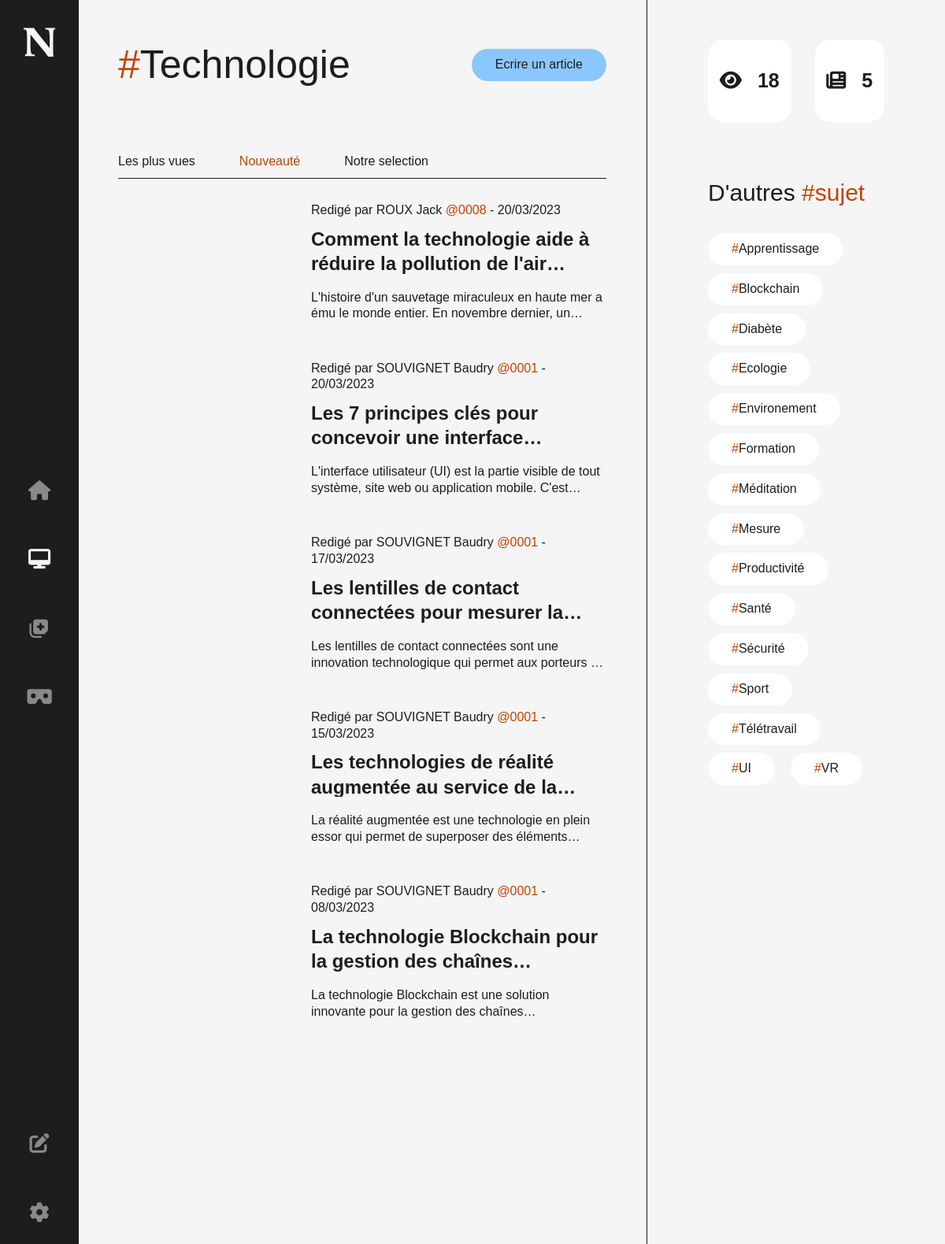
Screenshot of /pages.php?id=1&trie=2 with the database file from the repository.
### tables this page shows
CREATE TABLE `Tag` (
  `id_tag` int(11) NOT NULL,
  `nom` varchar(15) NOT NULL,
  `icon` varchar(40) NOT NULL
);

CREATE TABLE `Articles` (
  `id_article` int(11) NOT NULL,
  `titre` varchar(100) NOT NULL,
  `date` date NOT NULL,
  `contenue` text NOT NULL,
  `img` text NOT NULL,
  `temps_de_lecture` int(11) NOT NULL,
  `article_id_ecrivain` int(11) DEFAULT NULL
);

CREATE TABLE `Ecrivains` (
  `id_ecrivains` int(4) NOT NULL,
  `nom` varchar(20) NOT NULL,
  `prenom` varchar(20) NOT NULL,
  `mdp` varchar(100) NOT NULL
);

### source/php_request_header.php (called while the page is built, shortened)
<?php
require 'config/connection.php';
$requete="SELECT tag.id_tag, tag.icon, tag.nom, COUNT(*) as 'count' FROM tag, vconnect WHERE tag.id_tag = vconnect.id_tag AND tag.icon != 'circle-info' GROUP BY tag.id_tag ORDER BY count DESC LIMIT 3;";
$resultats=$bdd->query($requete);
$tab=$resultats->fetchAll(PDO::FETCH_ASSOC);
?>

### source/function.php (called while the page is built, shortened)
<?php
function compare( $data1, $data2, $respos, $resneg){
    if ($data1 == $data2){
        return $respos;
    } else {
        return $resneg;
    }
}
function prepare_fct($bdd, $fetch, $sql, $tab){
    $requete_prepare = $bdd->prepare ( $sql);
    foreach ($tab as $key => $val){
        $requete_prepare->bindValue ($key , $val );
    }
    $requete_prepare->execute ();
    $tab_ecrivains = $requete_prepare->$fetch( PDO::FETCH_ASSOC );
    return $tab_ecrivains;
}

### pages.php (the view, shortened to what this page needs)
<?php
include 'source/php_request_header.php';
include 'source/function.php';
$filtres = [1 => 'Les plus vues' , 2 => 'Nouveauté' , 3 => 'Notre selection'];
$groupeby = 'ORDER BY vues_nbr DESC';
$trie = 1;
if ( isset( $_GET[ 'trie' ] ) ) {
    $trie = $_GET[ 'trie' ];
    switch ($trie) {
        case (2):
            $groupeby = 'ORDER BY date DESC';
            break;
    }
}
$res_nom = prepare_fct ($bdd, 'fetch', 'SELECT nom FROM tag WHERE id_tag=:tag_id', [":tag_id" => $_GET[ 'id' ]]);
$tab_tag_asso = prepare_fct ($bdd,'fetchAll', 'SELECT DISTINCT tag.id_tag, tag.nom FROM tag, articles, vconnect WHERE tag.id_tag = vconnect.id_tag AND articles.id_article = vconnect.id_article AND tag.id_tag != :tag_id ORDER BY nom;' ,[':tag_id' => $_GET['id']] );
$requete_article = 'SELECT DISTINCT COUNT(DISTINCT vues.id_vue) as vues_nbr, articles.id_article, articles.titre, articles.contenue, articles.img, UPPER(ecrivains.nom) AS nom,ecrivains.id_ecrivains, ecrivains.prenom, articles.date FROM articles LEFT JOIN vues ON articles.id_article = vues.vue_id_article JOIN ecrivains ON articles.article_id_ecrivain = ecrivains.id_ecrivains JOIN vconnect ON articles.id_article = vconnect.id_article JOIN tag ON vconnect.id_tag = tag.id_tag AND tag.id_tag = :tag_article_id GROUP BY articles.id_article ' . $groupeby;
$tab_acrticles = prepare_fct ($bdd, 'fetchAll', $requete_article, ['tag_article_id' => $_GET[ 'id' ]]);
?>
<!DOCTYPE html>
<html lang="fr">
<head>
    <link rel="stylesheet" href="https://use.typekit.net/kmv3lzq.css">
    <link rel="stylesheet" href="css/global.css">
    <link rel="stylesheet" href="css/header.css">
    <link rel="stylesheet" href="css/cssavance.css">
    <link rel="stylesheet" href="css/pages.css">
</head>
<body>
<?php include 'source/header.php'; ?>
<div class="content">
    <div class="head">
        <h1 class="big_text"><span class="color">#</span><?php echo $res_nom[ 'nom' ] ?></h1>
        <a href="rediger.php" class="button">Ecrire un article</a>
    </div>
    <div class="nav">
        <?php
        foreach ( $filtres as $key => $val ) {
            $href = compare ( $key , $trie , '' , "href='pages.php?id=" . $_GET[ "id" ] . "&trie=" . $key . "'" );
            $class = compare ( $key , $trie , 'actif' , 'inactif' );
            echo <<<HTML
<a $href class="$class underlinelink">$val</a>
HTML;
        }
        ?>
    </div>
    <section>
        <?php
        $num_delay = -0.6;
        foreach ( $tab_acrticles as $article ) {
            $num_delay += 0.4;
            $prenom = ucfirst ( $article[ "prenom" ] );
            $date_fr = date ( 'd/m/Y' , strtotime ( $article[ "date" ] ) );
            $id_ecrivain = sprintf("%04d", $article["id_ecrivains"]);
            $link =$article['id_article'];
            echo <<<HTML
<article onclick="window.location.href='article.php?id=$link'" class="anim_article" style="animation-delay: {$num_delay}s">
    <div class="img" style="background-image: url('{$article["img"]}')"></div>
    <div class="info">
        <span>Redigé par {$article["nom"]} $prenom <span class="color">@$id_ecrivain</span> - $date_fr</span>
        <h2>{$article["titre"]}</h2>
        <p>{$article["contenue"]}</p>
    </div>
</article>
HTML;
        }
        ?>
    </section>
    <aside>
        <div class="state">
            <div>
                <i class="fa-solid fa-eye"></i>
                <span><?php
                    $somme = 0;
                    foreach ($tab_acrticles as $article) {
                        $somme += $article['vues_nbr'];
                    }
                    echo $somme
                    ?></span>
            </div>
            <div>
                <i class="fa-solid fa-newspaper"></i>
                <span><?php echo count ($tab_acrticles)?></span>
            </div>
        </div>
        <h2>D'autres <span class="color">#sujet</span></h2>
        <div class="tag">
            <?php
            foreach ($tab_tag_asso as $value){
                echo <<<HTML
                <a href='pages.php?id={$value['id_tag']}' class="button"><span class="color">#</span>{$value['nom']}</a>
                HTML;
            }
            ?>
        </div>
    </aside>
</div>
</body>
</html>

### source/header.php (shortened to what this page needs)
<?php
    $page = basename($_SERVER['PHP_SELF']);
?>
<header>
    <img src="img/WLogo.svg" alt="Logo de l'entreprise">
    <nav>
        <div>
            <a href="index.php" class="<?php echo $page == 'index.php' ? 'active' : 'no-active' ?>"><i class="fa-solid fa-home"></i></a>
        </div>
        <?php
        foreach ($tab as $key => $value){
            $id = $value['id_tag'];
            $icon = $value['icon'];
            $nom = str_replace(' ', '&nbsp;', $value['nom']);
            $class = 'link';
            if ($page == 'pages.php'){
                $class = $_GET['id'] == $value['id_tag'] ? 'active' : 'no-active';
            }
            echo <<<HTML
                <div>
                    <a href="pages.php?id=$id" class="$class"><i class="fa-solid fa-$icon"></i></a>
                    <span><span class="color">#</span>$nom</span>
                </div>
            HTML;
        } ?>
    </nav>
    <nav>
        <div>
            <a href="rediger.php"><i class="fa-solid fa-pen-to-square"></i></a>
        </div>
        <div>
            <a href="account.php"><i  id="anim_setting" class="fa-solid fa-gear"></i></a>
        </div>
    </nav>
</header>

### css/global.css (style rules this page uses)
:root { --black: #F5F5F5; --white: #1D1D1B; --main: #8BC7FF; --secondary: #C44300; --img:contrast(0.5); }
body { background-color: var(--white); }
* { margin: 0; padding: 0; color: var(--black); }
h1, h2, h3, span, a, p, textarea:not(.article), label { font-family: "rival-sans", sans-serif; font-weight: 400; font-style: normal; line-height: 130%; }
a, .button { border: none; cursor: pointer; color: var(--black); text-decoration: none; }
.color { color: var(--secondary); }
.big_text { font-size: 50px; }
.button { background-color: var(--main); border-radius: 50px; padding: 10px 30px !important; transition: 0.5s; width: fit-content !important; color: var(--black); }
.content { width: calc(100% - 200px); margin-top: 50px; margin-left: 150px; }

### css/header.css (style rules this page uses)
header { z-index: 100; position: fixed; left: 0; top: 0; height: 100vh; width: 100px; padding: 35px 0; box-sizing: border-box; background-color: var(--black); justify-content: space-between; }
header img { filter: var(--img); }
header, nav { display: flex; flex-direction: column; align-items: center; }
nav { gap: 55px; }
header div { position: relative; }
header i { color: var(--white)!important; }
header a { color: var(--white); font-size: 25px; text-decoration: none; transition: 0.3s; }
nav a:not(.active) { opacity: 0.5; }
.info > * { color: var(--black) !important; }

### css/cssavance.css (style rules this page uses)
@media (prefers-color-scheme: light) { :root { --black: #1D1D1D; --white: #F5F5F5; --main: #8BC7FF; --secondary: #C44300; --img:contrast(1); } }
.anim_article { transform: translateX(-150%); animation: slide 0.6s forwards; }
#anim_setting { transform: rotate(0); animation: setting 3s infinite; }
.underlinelink { position: relative; }
.underlinelink:after { content: ""; bottom: -12px; left: 0; position: absolute; height: 3px; width: 0; background-color: var(--secondary); transition: 0.5s; }

### css/pages.css (style rules this page uses)
.head, .nav { width: 62%; display: flex; align-items: center; }
.head { justify-content: space-between; }
.nav { margin-top: 80px; gap: 56px; padding-bottom: 10px; border-bottom: solid 1px var(--black); }
.nav a.inactif { transition: 0.5s; }
.nav a:not(.inactif) { color: var(--secondary); }
section { width: 62%; float: left; margin-top: 30px; padding-bottom: 100px; }
article { display: flex; align-items: end; gap: 50px; cursor: pointer; }
article .img { position: absolute; width: 195px; height: 130px; background-position: center; background-repeat: no-repeat; background-size: cover; }
article .info { margin-left: 245px; width: calc(100% - 245px); }
article p, article h2 { transition: 0.5s; display: -webkit-box; -webkit-box-orient: vertical; -webkit-line-clamp: 2; max-height: 2.5em; text-overflow: ellipsis; overflow: hidden; }
article p { margin-top: 20px; height: 45px; }
article h2 { margin-top: 10px; font-weight: 700; height: 62px; }
article:not(article:first-child) { margin-top: 50px; }
aside { overflow: scroll; position: fixed; top: 0; right: 0; padding: 0 77px; box-sizing: border-box; width: calc(38% - 77px); height: 100vh; border-left: solid 1px var(--black); }
aside .state { margin-top: 50px; width: 100%; display: flex; justify-content: space-between; gap: 30px; }
aside .state > div * { color: #1D1D1B !important; }
aside .state > div { border-radius: 20px; flex-grow: 1; height: 105px; background-color: white; display: flex; align-items: center; justify-content: center; gap: 20px; }
aside .state > div i, aside .state > div span { font-weight: 700; font-size: 25px; }
aside h2 { font-size: 30px; margin-top: 70px; }
aside .tag { margin-top: 32px; width: 100%; display: flex; flex-wrap: wrap; gap: 10px 20px; }
aside .tag a { color: #1D1D1B; background-color: white; }

### rows the page displays
tag: nom "Technologie"
tag: nom "Santé"
tag: nom "VR"
articles: nom "ROUX", article_id_ecrivain.prenom "Jack", article_id_ecrivain.id_ecrivains "0008", date "20/03/2023", titre "Comment la technologie aide à réduire la pollution de…", contenue "L'histoire d'un sauvetage miraculeux en haute mer a ému le monde entier. En novembre dernier,…"
articles: nom "SOUVIGNET", article_id_ecrivain.prenom "Baudry", article_id_ecrivain.id_ecrivains "0001", date "20/03/2023", titre "Les 7 principes clés pour concevoir une…", contenue "L'interface utilisateur (UI) est la partie visible de tout système, site web ou application mobile.…"
articles: nom "SOUVIGNET", article_id_ecrivain.prenom "Baudry", article_id_ecrivain.id_ecrivains "0001", date "17/03/2023", titre "Les lentilles de contact connectées pour mesurer…", contenue "Les lentilles de contact connectées sont une innovation technologique qui permet aux porteurs…"
articles: nom "SOUVIGNET", article_id_ecrivain.prenom "Baudry", article_id_ecrivain.id_ecrivains "0001", date "15/03/2023", titre "Les technologies de réalité augmentée au service de…", contenue "La réalité augmentée est une technologie en plein essor qui permet de superposer des…"
articles: nom "SOUVIGNET", article_id_ecrivain.prenom "Baudry", article_id_ecrivain.id_ecrivains "0001", date "08/03/2023", titre "La technologie Blockchain pour la gestion des…", contenue "La technologie Blockchain est une solution innovante pour la gestion des…"
tag: nom "Apprentissage"
tag: nom "Blockchain"
tag: nom "Diabète"
tag: nom "Ecologie"
tag: nom "Environement"
tag: nom "Formation"
tag: nom "Méditation"
tag: nom "Mesure"
tag: nom "Productivité"
tag: nom "Sécurité"
tag: nom "Sport"
tag: nom "Télétravail"
tag: nom "UI"

### other values shown
$val "Les plus vues"
$val "Nouveauté"
$val "Notre selection"
$somme "18"
count ($tab_acrticles) "5"
